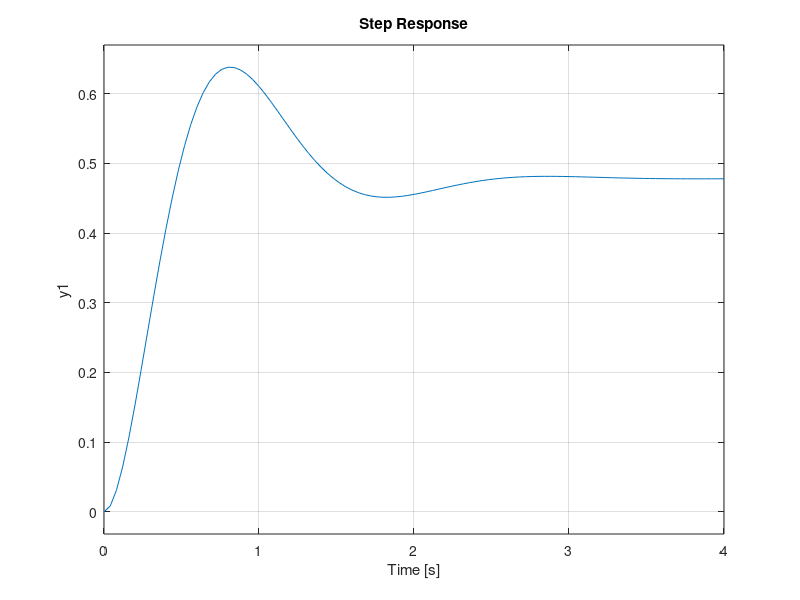

Source code (MATLAB):
% numg = [1 4 5];
numg = 11 * [1 4 5];
deng = conv([1 2 5], poly([-3 -4]));
G = tf(numg,deng);
T = feedback(G,1);
% rlocus(G)
% axis equal
step(T)